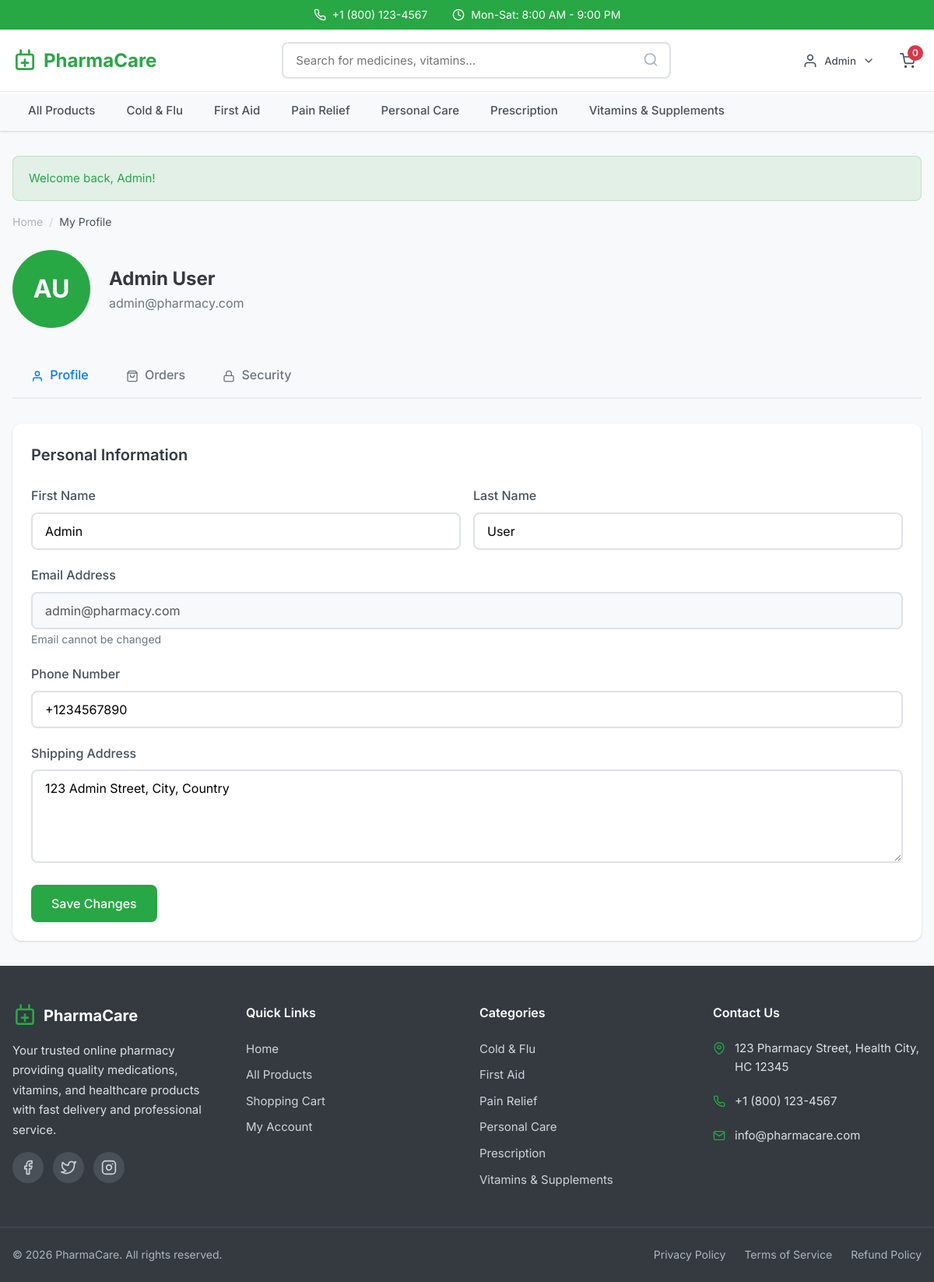
The page /pages/profile.php (signed in) on the database its author committed.
### tables this page shows
CREATE TABLE users (
    id INT PRIMARY KEY AUTO_INCREMENT,
    email VARCHAR(255) NOT NULL UNIQUE,
    password VARCHAR(255) NOT NULL,
    first_name VARCHAR(100) NOT NULL,
    last_name VARCHAR(100) NOT NULL,
    phone VARCHAR(20),
    address TEXT,
    role ENUM('customer', 'admin') DEFAULT 'customer',
    created_at TIMESTAMP DEFAULT CURRENT_TIMESTAMP
);

CREATE TABLE categories (
    id INT PRIMARY KEY AUTO_INCREMENT,
    name VARCHAR(100) NOT NULL,
    slug VARCHAR(100) NOT NULL UNIQUE,
    description TEXT,
    image VARCHAR(255)
);

### pages/profile.php (the view, shortened to what this page needs)
<?php
require_once __DIR__ . '/../config/database.php';
require_once __DIR__ . '/../includes/functions.php';
$user = getCurrentUser();
$activeTab = isset($_GET['tab']) ? sanitize($_GET['tab']) : 'profile';
require_once __DIR__ . '/../includes/header.php';
?>
<nav class="breadcrumb">
    <a href="<?php echo getBaseUrl(); ?>/index.php">Home</a>
    <span class="breadcrumb-separator">/</span>
    <span class="breadcrumb-current">My Profile</span>
</nav>
<div class="profile-header">
    <div class="profile-avatar">
        <?php echo strtoupper(substr($user['first_name'], 0, 1) . substr($user['last_name'], 0, 1)); ?>
    </div>
    <div class="profile-info">
        <h1><?php echo sanitize($user['first_name'] . ' ' . $user['last_name']); ?></h1>
        <p><?php echo sanitize($user['email']); ?></p>
    </div>
</div>
<div class="profile-tabs">
    <a href="?tab=profile" class="profile-tab <?php echo $activeTab === 'profile' ? 'active' : ''; ?>">
        Profile
    </a>
    <a href="?tab=orders" class="profile-tab <?php echo $activeTab === 'orders' ? 'active' : ''; ?>">
        Orders
    </a>
    <a href="?tab=security" class="profile-tab <?php echo $activeTab === 'security' ? 'active' : ''; ?>">
        Security
    </a>
</div>
<?php if ($activeTab === 'profile'): ?>
    <div class="card">
        <div class="card-body">
            <h2 style="font-size: 1.25rem; font-weight: 600; margin-bottom: 1.5rem;">Personal Information</h2>
            <form action="" method="POST">
                <div style="display: grid; grid-template-columns: 1fr 1fr; gap: 1rem;">
                    <div class="form-group">
                        <label class="form-label" for="first_name">First Name</label>
                        <input type="text" id="first_name" name="first_name" class="form-control" required
                               value="<?php echo sanitize($user['first_name']); ?>">
                    </div>
                    <div class="form-group">
                        <label class="form-label" for="last_name">Last Name</label>
                        <input type="text" id="last_name" name="last_name" class="form-control" required
                               value="<?php echo sanitize($user['last_name']); ?>">
                    </div>
                </div>
                <div class="form-group">
                    <label class="form-label" for="email">Email Address</label>
                    <input type="email" id="email" class="form-control" disabled
                           value="<?php echo sanitize($user['email']); ?>">
                    <span class="form-text">Email cannot be changed</span>
                </div>
                <div class="form-group">
                    <label class="form-label" for="phone">Phone Number</label>
                    <input type="tel" id="phone" name="phone" class="form-control"
                           value="<?php echo sanitize($user['phone'] ?? ''); ?>"
                           placeholder="+1 (555) 123-4567">
                </div>
                <div class="form-group">
                    <label class="form-label" for="address">Shipping Address</label>
                    <textarea id="address" name="address" class="form-control" rows="3"
                              placeholder="Your default shipping address"><?php echo sanitize($user['address'] ?? ''); ?></textarea>
                </div>
                <button type="submit" class="btn btn-primary">Save Changes</button>
            </form>
        </div>
    </div>
<?php endif; ?>
<?php require_once __DIR__ . '/../includes/footer.php'; ?>

### includes/header.php (shortened to what this page needs)
<?php
require_once __DIR__ . '/../config/database.php';
require_once __DIR__ . '/functions.php';
$categories = getCategories();
$cartCount = getCartCount();
$currentUser = getCurrentUser();
$currentPage = basename($_SERVER['PHP_SELF'], '.php');
?>
<!DOCTYPE html>
<html lang="en">
<head>
    <link rel="stylesheet" href="<?php echo getBaseUrl(); ?>/assets/css/style.css">
</head>
<body>
    <header class="main-header">
        <div class="header-top">
            <div class="container">
                <div class="header-top-content">
                    <span class="contact-info">
                        +1 (800) 123-4567
                    </span>
                    <span class="working-hours">
                        <svg xmlns="http://www.w3.org/2000/svg" width="16" height="16" viewBox="0 0 24 24" fill="none" stroke="currentColor" stroke-width="2" stroke-linecap="round" stroke-linejoin="round"><circle cx="12" cy="12" r="10"></circle><polyline points="12 6 12 12 16 14"></polyline></svg>
                        Mon-Sat: 8:00 AM - 9:00 PM
                    </span>
                </div>
            </div>
        </div>
        <nav class="main-nav">
            <div class="container">
                <div class="nav-content">
                    <a href="<?php echo getBaseUrl(); ?>/index.php" class="logo">
                        <span>PharmaCare</span>
                    </a>
                    <form action="<?php echo getBaseUrl(); ?>/pages/search.php" method="GET" class="search-form">
                        <input type="text" name="q" placeholder="Search for medicines, vitamins..." class="search-input" value="<?php echo isset($_GET['q']) ? sanitize($_GET['q']) : ''; ?>">
                        <button type="submit" class="search-btn">
                            <svg xmlns="http://www.w3.org/2000/svg" width="20" height="20" viewBox="0 0 24 24" fill="none" stroke="currentColor" stroke-width="2" stroke-linecap="round" stroke-linejoin="round"><circle cx="11" cy="11" r="8"></circle><line x1="21" y1="21" x2="16.65" y2="16.65"></line></svg>
                        </button>
                    </form>
                    <div class="nav-actions">
                        <?php if (isLoggedIn()): ?>
                            <div class="user-dropdown">
                                <button class="user-btn">
                                    <svg xmlns="http://www.w3.org/2000/svg" width="20" height="20" viewBox="0 0 24 24" fill="none" stroke="currentColor" stroke-width="2" stroke-linecap="round" stroke-linejoin="round"><path d="M20 21v-2a4 4 0 0 0-4-4H8a4 4 0 0 0-4 4v2"></path><circle cx="12" cy="7" r="4"></circle></svg>
                                    <span class="user-name"><?php echo sanitize($currentUser['first_name']); ?></span>
                                    <svg xmlns="http://www.w3.org/2000/svg" width="16" height="16" viewBox="0 0 24 24" fill="none" stroke="currentColor" stroke-width="2" stroke-linecap="round" stroke-linejoin="round"><polyline points="6 9 12 15 18 9"></polyline></svg>
                                </button>
                            </div>
                        <?php endif; ?>
                        <a href="<?php echo getBaseUrl(); ?>/pages/cart.php" class="cart-link">
                            <span class="cart-count" id="cart-count"><?php echo $cartCount; ?></span>
                        </a>
                    </div>
                </div>
            </div>
        </nav>
        <nav class="category-nav" id="category-nav">
            <div class="container">
                <ul class="category-list">
                    <li>
                        <a href="<?php echo getBaseUrl(); ?>/pages/products.php" class="<?php echo $currentPage === 'products' && !isset($_GET['category']) ? 'active' : ''; ?>">
                            All Products
                        </a>
                    </li>
                    <?php foreach ($categories as $category): ?>
                        <li>
                            <a href="<?php echo getBaseUrl(); ?>/pages/products.php?category=<?php echo sanitize($category['slug']); ?>" class="<?php echo isset($_GET['category']) && $_GET['category'] === $category['slug'] ? 'active' : ''; ?>">
                                <?php echo sanitize($category['name']); ?>
                            </a>
                        </li>
                    <?php endforeach; ?>
                </ul>
            </div>
        </nav>
    </header>
    <main class="main-content">
        <div class="container">
            <?php echo displayFlashMessages(); ?>

### includes/footer.php (shortened to what this page needs)
        </div>
    </main>
    <footer class="main-footer">
        <div class="footer-top">
            <div class="container">
                <div class="footer-grid">
                    <div class="footer-section">
                        <div class="footer-logo">
                            <span>PharmaCare</span>
                        </div>
                        <p>Your trusted online pharmacy providing quality medications, vitamins, and healthcare products with fast delivery and professional service.</p>
                        <div class="social-links">
                            <a href="#" aria-label="Facebook">
                                <svg xmlns="http://www.w3.org/2000/svg" width="20" height="20" viewBox="0 0 24 24" fill="none" stroke="currentColor" stroke-width="2" stroke-linecap="round" stroke-linejoin="round"><path d="M18 2h-3a5 5 0 0 0-5 5v3H7v4h3v8h4v-8h3l1-4h-4V7a1 1 0 0 1 1-1h3z"></path></svg>
                            </a>
                            <a href="#" aria-label="Twitter">
                            </a>
                            <a href="#" aria-label="Instagram">
                            </a>
                        </div>
                    </div>
                    <div class="footer-section">
                        <h3>Quick Links</h3>
                        <ul>
                            <li><a href="<?php echo getBaseUrl(); ?>/index.php">Home</a></li>
                            <li><a href="<?php echo getBaseUrl(); ?>/pages/products.php">All Products</a></li>
                            <li><a href="<?php echo getBaseUrl(); ?>/pages/cart.php">Shopping Cart</a></li>
                            <li><a href="<?php echo getBaseUrl(); ?>/pages/profile.php">My Account</a></li>
                        </ul>
                    </div>
                    <div class="footer-section">
                        <h3>Categories</h3>
                        <ul>
                            <?php
                            $footerCategories = getCategories();
                            foreach ($footerCategories as $cat): ?>
                                <li>
                                    <a href="<?php echo getBaseUrl(); ?>/pages/products.php?category=<?php echo sanitize($cat['slug']); ?>">
                                        <?php echo sanitize($cat['name']); ?>
                                    </a>
                                </li>
                            <?php endforeach; ?>
                        </ul>
                    </div>
                    <div class="footer-section">
                        <h3>Contact Us</h3>
                        <ul class="contact-list">
                            <li>
                                <svg xmlns="http://www.w3.org/2000/svg" width="16" height="16" viewBox="0 0 24 24" fill="none" stroke="currentColor" stroke-width="2" stroke-linecap="round" stroke-linejoin="round"><path d="M21 10c0 7-9 13-9 13s-9-6-9-13a9 9 0 0 1 18 0z"></path><circle cx="12" cy="10" r="3"></circle></svg>
                                123 Pharmacy Street, Health City, HC 12345
                            </li>
                            <li>
                                +1 (800) 123-4567
                            </li>
                            <li>
                                info@pharmacare.com
                            </li>
                        </ul>
                    </div>
                </div>
            </div>
        </div>
        <div class="footer-bottom">
            <div class="container">
                <div class="footer-bottom-content">
                    <p>&copy; <?php echo date('Y'); ?> PharmaCare. All rights reserved.</p>
                    <div class="footer-links">
                        <a href="#">Privacy Policy</a>
                        <a href="#">Terms of Service</a>
                        <a href="#">Refund Policy</a>
                    </div>
                </div>
            </div>
        </div>
    </footer>
</body>
</html>

### rows shown on the page
users: first_name "Admin", first_name+last_name "AU", first_name+last_name "Admin User", email "admin@pharmacy.com", last_name "User", phone "+1234567890", address "123 Admin Street, City, Country"
categories: name "Cold & Flu"
categories: name "First Aid"
categories: name "Pain Relief"
categories: name "Personal Care"
categories: name "Prescription"
categories: name "Vitamins & Supplements"

### other values the page prints
$cartCount "0"
$message "Welcome back, Admin!"
